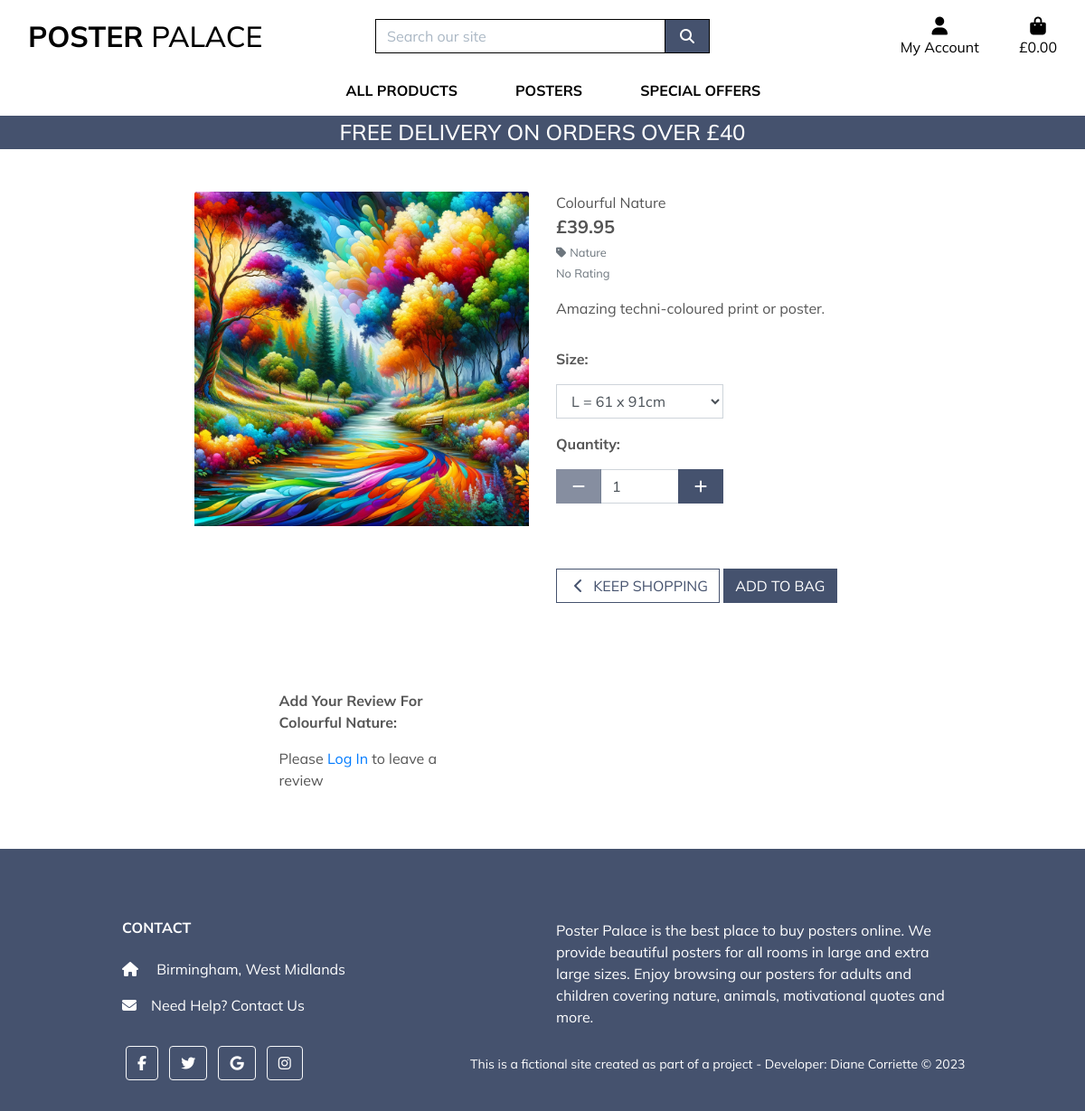
/products/4/, run on the app's committed database.
### products/models.py (models this page shows, shortened)
class Product(models.Model):
    sku = models.CharField(max_length=15,
                           default=get_random_string,
                           null=True, blank=True)
    name = models.CharField(max_length=200)
    slug = models.SlugField(max_length=200, unique=True)
    image = models.ImageField(null=True, blank=True)
    description = models.TextField(blank=True)
    sizes = models.BooleanField(default=False, null=True, blank=True)
    price = models.DecimalField(default=9.95, max_digits=8, decimal_places=2)
    category = models.ForeignKey('Category', null=True,
                                 blank=True, on_delete=models.SET_NULL)
    available = models.BooleanField(default=True)
    created = models.DateTimeField(auto_now_add=True)
    updated = models.DateTimeField(auto_now=True)

class Category(models.Model):
    name = models.CharField(max_length=200)
    slug = models.SlugField(max_length=200,
                            unique=True, null=True, blank=True)
    friendly_name = models.CharField(max_length=200, null=True, blank=True)
    class Meta:
        ordering = ['name']
        verbose_name = 'category'
        verbose_name_plural = 'categories'

### products/views.py (the view)
# urls.py: path('<int:product_id>/', views.product_detail, name='product_detail'),
def product_detail(request, product_id):
    product = get_object_or_404(Product, pk=product_id)
    context = {
        'product': product,
    }
    return render(request, 'products/product_detail.html', context)

### bag/contexts.py (called while the page is built, shortened)
def bag_contents(request):
    bag_items = []
    total = 0
    product_count = 0
    bag = request.session.get('bag', {})
    if total < settings.FREE_DELIVERY_THRESHOLD:
        delivery = total * Decimal(settings.STANDARD_DELIVERY_PERCENTAGE / 100)
        free_delivery_delta = settings.FREE_DELIVERY_THRESHOLD - total
    else:
        delivery = 0
        free_delivery_delta = 0
    grand_total = delivery + total
    context = {
        'bag_items': bag_items,
        'total': total,
        'product_count': product_count,
        'delivery': delivery,
        'free_delivery_delta': free_delivery_delta,
        'free_delivery_threshold': settings.FREE_DELIVERY_THRESHOLD,
        'grand_total': grand_total,
    }
    return context

### products/templates/products/product_detail.html (shortened to what this page needs)
{% extends "base.html" %}
{% load static %}
{% load reviews %}
{% load crispy_forms_tags %}
{% block page_header %}
    <div class="container header-container">
    </div>
{% endblock %}
{% block content %}
    <div class="overlay"></div>
    <div class="container-fluid">
        <div class="row">
            <div class="col-12 col-md-6 col-lg-4 offset-lg-2">
                <div class="image-container my-5">
                    {% if product.image %}
                        <a href="{{ product.image.url }}" target="_blank">
                            <img class="card-img-top img-fluid" src="{{ product.image.url }}" alt="{{ product.name }}">
                        </a>
                        {% else %}
                        <a href="">
                            <img class="card-img-top img-fluid" src="{{ MEDIA_URL }}noimage.png" alt="{{ product.name }}">
                        </a>
                    {% endif %}
                </div>
            </div>
            <div class="col-12 col-md-6 col-lg-4">
                <div class="product-details-container mb-5 mt-md-5">
                    <p class="mb-0">{{ product.name }}</p>
                    <p class="lead mb-0 text-left font-weight-bold">&#163;{{ product.price }}</p>
                    {% if product.category %}
                    <p class="small mt-1 mb-0">
                        <a class="text-muted" href="{% url 'products' %}?category={{ product.category.name }}">
                            <i class="fas fa-tag mr-1"></i>{{ product.category.friendly_name }}
                        </a>
                    </p>
                    {% endif %}
                    {% if product.rating %}
                        <small class="text-muted"><i class="fas fa-star mr-1"></i>{{ product.rating }} / 7</small>
                    {% else %}
                        <small class="text-muted">No Rating</small>
                    {% endif %}
                    <p class="mt-3">{{ product.description }}</p>
                    <form class="form" action="{% url 'add_to_bag' product.id %}" method="POST">
                        <div class="form-row">
                            {% with product.sizes as s %}
                            {% if s %}
                                <div class="col-12">
                                    <p class="mt-3"><strong>Size:</strong></p>
                                    <select class="form-control rounded-0 w-50" name="product_size" id='id_product_size'>
                                        <option value="L">L = 61 x 91cm</option>
                                    </select>
                                </div>
                            {% endif %}
                            <div class="col-12">
                                <p class="mt-3"><strong>Quantity:</strong></p>
                                <div class="form-group w-50">
                                    <div class="input-group">
                                        <div class="input-group-prepend">
                                            <button class="decrement-qty btn btn-black rounded-0"
                                                data-item_id="{{ product.id }}" id="decrement-qty_{{ product.id }}">
                                                <span class="icon">
                                                    <i class="fas fa-minus"></i>
                                                </span>
                                            </button>
                                        </div>
                                        <input class="form-control qty_input" type="number"
                                            name="quantity" value="1" min="1" max="99"
                                            data-item_id="{{ product.id }}"
                                            id="id_qty_{{ product.id }}">
                                        <div class="input-group-append">
                                            <button class="increment-qty btn btn-black rounded-0"
                                                data-item_id="{{ product.id }}" id="increment-qty_{{ product.id }}">
                                                <span class="icon">
                                                    <i class="fas fa-plus"></i>
                                                </span>
                                            </button>
                                        </div>
                                    </div>
                                </div>
                            </div>
                            <div class="col{% if s %}-12 mt-2{% endif %}">
                                <a href="{% url 'products' %}" class="btn btn-outline-black rounded-0 mt-5">
                                    <span class="icon">
                                        <i class="fas fa-chevron-left"></i>
                                    </span>
                                    <span class="text-uppercase">Keep Shopping</span>
                                </a>
                                <input type="submit" class="btn btn-black rounded-0 text-uppercase mt-5" value="Add to Bag">
                            </div>
                            {% endwith %}
                        </div>
                    </form>
                </div>
            </div>
        </div>
    </div>
<div class="overlay"></div>
<div class="container-fluid">
    <div class="row">
        <div class="col-12 col-md-6 col-lg-4 offset-lg-2">
            <div class="container my-5">
                <div class="container">
                    <p class="mt-3"><strong>Add Your Review For {{ product.name }}:</strong></p>
                        {% if user.is_authenticated %}
                            {% include 'reviews/add_review.html' %}
                        {% else %}
                            <p>Please <a href="{% url 'account_login' %}" class="text-blue">Log In</a> to leave a review</p>
                        {% endif %}
                    </div>
                </div>
            </div>
        </div>
    </div>
{% endblock %}

### static/css/style.css (style rules this page uses)
html { height: 100% }
* { font-family: 'Mulish', sans-serif; }
body { min-height: 100vh; color: #555; display: flex; flex-direction: column; }
.icon { align-items: center; display: inline-flex; justify-content: center; height: 1.5rem; width: 1.5rem; }
.btn-black { background: #45526e; color: white; }
.btn-outline-black { background: white; color: #45526e !important; border: 1px solid #45526e; }
.overlay { height: 100%; width: 100%; top: 0; left: 0; position: fixed; background: white; z-index: -1; }
@media (min-width: 1200px) { .container { max-width: 80%; } }
@media (min-width: 992px) { .header-container { padding-top: 164px; } }

### data on the page
Product: image (picture), name "Colourful Nature", price "39.95", category.friendly_name "Nature", description "Amazing techni-coloured print or poster."

### other printed values
{{ free_delivery_threshold }} "40"
